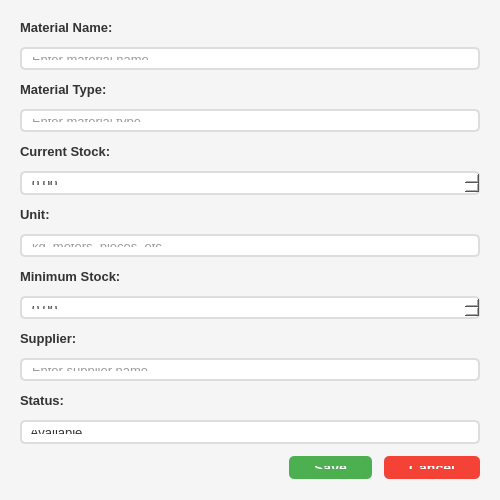
<?xml version="1.0" encoding="UTF-8"?>
<ui version="4.0">
 <class>InventoryDialog</class>
 <widget class="QDialog" name="InventoryDialog">
  <property name="geometry">
   <rect>
    <x>0</x>
    <y>0</y>
    <width>500</width>
    <height>500</height>
   </rect>
  </property>
  <property name="minimumSize">
   <size>
    <width>500</width>
    <height>500</height>
   </size>
  </property>
  <property name="maximumSize">
   <size>
    <width>500</width>
    <height>500</height>
   </size>
  </property>
  <property name="windowTitle">
   <string>Material Details</string>
  </property>
  <property name="styleSheet">
   <string notr="true">QDialog {
    background-color: #f5f5f5;
}

QLabel {
    font-size: 13px;
    color: #333;
    font-weight: bold;
}

QLineEdit, QTextEdit, QSpinBox, QDoubleSpinBox {
    padding: 8px;
    border: 2px solid #ddd;
    border-radius: 5px;
    font-size: 13px;
    background-color: white;
    color: #333;
}

QLineEdit:focus, QTextEdit:focus, QSpinBox:focus, QDoubleSpinBox:focus {
    border: 2px solid #2196F3;
}

QComboBox {
    padding: 8px;
    border: 2px solid #ddd;
    border-radius: 5px;
    font-size: 13px;
    background-color: white;
    color: #333;
}

QComboBox:focus {
    border: 2px solid #2196F3;
}

QComboBox::drop-down {
    border: none;
    width: 30px;
}

QComboBox::down-arrow {
    image: none;
    border-left: 5px solid transparent;
    border-right: 5px solid transparent;
    border-top: 5px solid #333;
    margin-right: 10px;
}

QComboBox QAbstractItemView {
    background-color: white;
    color: #333;
    selection-background-color: #2196F3;
    selection-color: white;
    border: 1px solid #ddd;
}

QDateEdit, QDateTimeEdit {
    padding: 8px;
    border: 2px solid #ddd;
    border-radius: 5px;
    font-size: 13px;
    background-color: white;
    color: #333;
}

QDateEdit:focus, QDateTimeEdit:focus {
    border: 2px solid #2196F3;
}

QDateEdit::drop-down, QDateTimeEdit::drop-down {
    border: none;
    width: 30px;
}

QDateEdit::down-arrow, QDateTimeEdit::down-arrow {
    image: none;
    border-left: 5px solid transparent;
    border-right: 5px solid transparent;
    border-top: 5px solid #333;
    margin-right: 10px;
}

QDateEdit QAbstractItemView, QDateTimeEdit QAbstractItemView {
    background-color: white;
    color: #333;
    selection-background-color: #2196F3;
    selection-color: white;
}

QCheckBox {
    font-size: 13px;
    color: #333;
    spacing: 8px;
}

QCheckBox::indicator {
    width: 20px;
    height: 20px;
    border: 2px solid #ddd;
    border-radius: 3px;
    background-color: white;
}

QCheckBox::indicator:checked {
    background-color: #2196F3;
    border-color: #2196F3;
    image: none;
}

QCheckBox::indicator:checked:after {
    content: "✓";
    color: white;
    font-size: 16px;
    font-weight: bold;
}

QPushButton#btnSave {
    background-color: #4CAF50;
    color: white;
    padding: 10px 25px;
    border: none;
    border-radius: 5px;
    font-size: 14px;
    font-weight: bold;
}

QPushButton#btnSave:hover {
    background-color: #45a049;
}

QPushButton#btnCancel {
    background-color: #f44336;
    color: white;
    padding: 10px 25px;
    border: none;
    border-radius: 5px;
    font-size: 14px;
    font-weight: bold;
}

QPushButton#btnCancel:hover {
    background-color: #da190b;
}</string>
  </property>
  <layout class="QVBoxLayout" name="verticalLayout">
   <property name="spacing">
    <number>12</number>
   </property>
   <property name="leftMargin">
    <number>20</number>
   </property>
   <property name="topMargin">
    <number>20</number>
   </property>
   <property name="rightMargin">
    <number>20</number>
   </property>
   <property name="bottomMargin">
    <number>20</number>
   </property>
   <item>
    <widget class="QLabel" name="label">
     <property name="text">
      <string>Material Name:</string>
     </property>
    </widget>
   </item>
   <item>
    <widget class="QLineEdit" name="txtMaterialName">
     <property name="placeholderText">
      <string>Enter material name</string>
     </property>
    </widget>
   </item>
   <item>
    <widget class="QLabel" name="label_2">
     <property name="text">
      <string>Material Type:</string>
     </property>
    </widget>
   </item>
   <item>
    <widget class="QLineEdit" name="txtMaterialType">
     <property name="placeholderText">
      <string>Enter material type</string>
     </property>
    </widget>
   </item>
   <item>
    <widget class="QLabel" name="label_3">
     <property name="text">
      <string>Current Stock:</string>
     </property>
    </widget>
   </item>
   <item>
    <widget class="QDoubleSpinBox" name="spinCurrentStock">
     <property name="maximum">
      <double>999999.000000000000000</double>
     </property>
    </widget>
   </item>
   <item>
    <widget class="QLabel" name="label_4">
     <property name="text">
      <string>Unit:</string>
     </property>
    </widget>
   </item>
   <item>
    <widget class="QLineEdit" name="txtUnit">
     <property name="placeholderText">
      <string>kg, meters, pieces, etc.</string>
     </property>
    </widget>
   </item>
   <item>
    <widget class="QLabel" name="label_5">
     <property name="text">
      <string>Minimum Stock:</string>
     </property>
    </widget>
   </item>
   <item>
    <widget class="QDoubleSpinBox" name="spinMinStock">
     <property name="maximum">
      <double>999999.000000000000000</double>
     </property>
    </widget>
   </item>
   <item>
    <widget class="QLabel" name="label_6">
     <property name="text">
      <string>Supplier:</string>
     </property>
    </widget>
   </item>
   <item>
    <widget class="QLineEdit" name="txtSupplier">
     <property name="placeholderText">
      <string>Enter supplier name</string>
     </property>
    </widget>
   </item>
   <item>
    <widget class="QLabel" name="label_7">
     <property name="text">
      <string>Status:</string>
     </property>
    </widget>
   </item>
   <item>
    <widget class="QComboBox" name="cmbStatus">
     <item>
      <property name="text">
       <string>Available</string>
      </property>
     </item>
     <item>
      <property name="text">
       <string>Low Stock</string>
      </property>
     </item>
     <item>
      <property name="text">
       <string>Out of Stock</string>
      </property>
     </item>
    </widget>
   </item>
   <item>
    <spacer name="verticalSpacer">
     <property name="orientation">
      <enum>Qt::Vertical</enum>
     </property>
     <property name="sizeHint" stdset="0">
      <size>
       <width>20</width>
       <height>40</height>
      </size>
     </property>
    </spacer>
   </item>
   <item>
    <layout class="QHBoxLayout" name="horizontalLayout">
     <item>
      <spacer name="horizontalSpacer">
       <property name="orientation">
        <enum>Qt::Horizontal</enum>
       </property>
       <property name="sizeHint" stdset="0">
        <size>
         <width>40</width>
         <height>20</height>
        </size>
       </property>
      </spacer>
     </item>
     <item>
      <widget class="QPushButton" name="btnSave">
       <property name="text">
        <string>Save</string>
       </property>
      </widget>
     </item>
     <item>
      <widget class="QPushButton" name="btnCancel">
       <property name="text">
        <string>Cancel</string>
       </property>
      </widget>
     </item>
    </layout>
   </item>
  </layout>
 </widget>
 <resources/>
 <connections/>
</ui>
